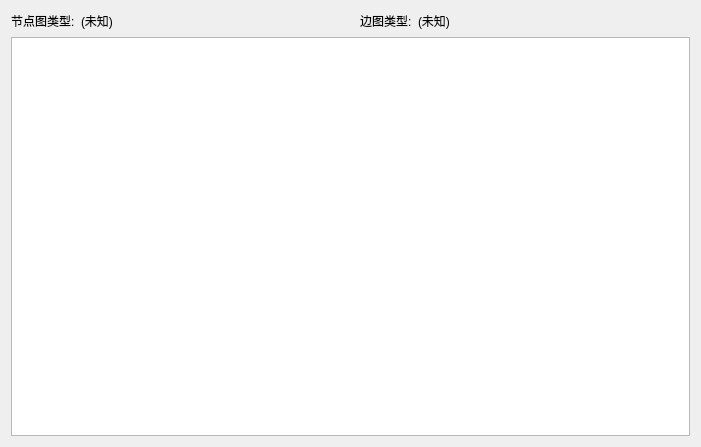
<?xml version="1.0" encoding="UTF-8"?>
<ui version="4.0">
 <class>FormNetView</class>
 <widget class="QWidget" name="FormNetView">
  <property name="geometry">
   <rect>
    <x>0</x>
    <y>0</y>
    <width>701</width>
    <height>447</height>
   </rect>
  </property>
  <property name="windowTitle">
   <string>Form</string>
  </property>
  <layout class="QGridLayout" name="gridLayout">
   <item row="0" column="4">
    <widget class="QLabel" name="label_edge">
     <property name="text">
      <string>(未知)</string>
     </property>
    </widget>
   </item>
   <item row="0" column="0">
    <widget class="QLabel" name="label">
     <property name="text">
      <string>节点图类型:</string>
     </property>
    </widget>
   </item>
   <item row="0" column="3">
    <widget class="QLabel" name="label_2">
     <property name="text">
      <string>边图类型:</string>
     </property>
    </widget>
   </item>
   <item row="0" column="1">
    <widget class="QLabel" name="label_node">
     <property name="text">
      <string>(未知)</string>
     </property>
    </widget>
   </item>
   <item row="0" column="2">
    <spacer name="horizontalSpacer">
     <property name="orientation">
      <enum>Qt::Horizontal</enum>
     </property>
     <property name="sizeHint" stdset="0">
      <size>
       <width>65</width>
       <height>20</height>
      </size>
     </property>
    </spacer>
   </item>
   <item row="0" column="5">
    <spacer name="horizontalSpacer_2">
     <property name="orientation">
      <enum>Qt::Horizontal</enum>
     </property>
     <property name="sizeHint" stdset="0">
      <size>
       <width>65</width>
       <height>20</height>
      </size>
     </property>
    </spacer>
   </item>
   <item row="1" column="0" colspan="6">
    <widget class="NetView" name="net_view"/>
   </item>
  </layout>
 </widget>
 <customwidgets>
  <customwidget>
   <class>NetView</class>
   <extends>QGraphicsView</extends>
   <header>visualizer</header>
   <slots>
    <signal>setLabelText(QString)</signal>
    <slot>viewStores()</slot>
    <slot>viewHits()</slot>
    <slot>viewEdgeBytes(bool)</slot>
   </slots>
  </customwidget>
 </customwidgets>
 <resources/>
 <connections/>
</ui>
